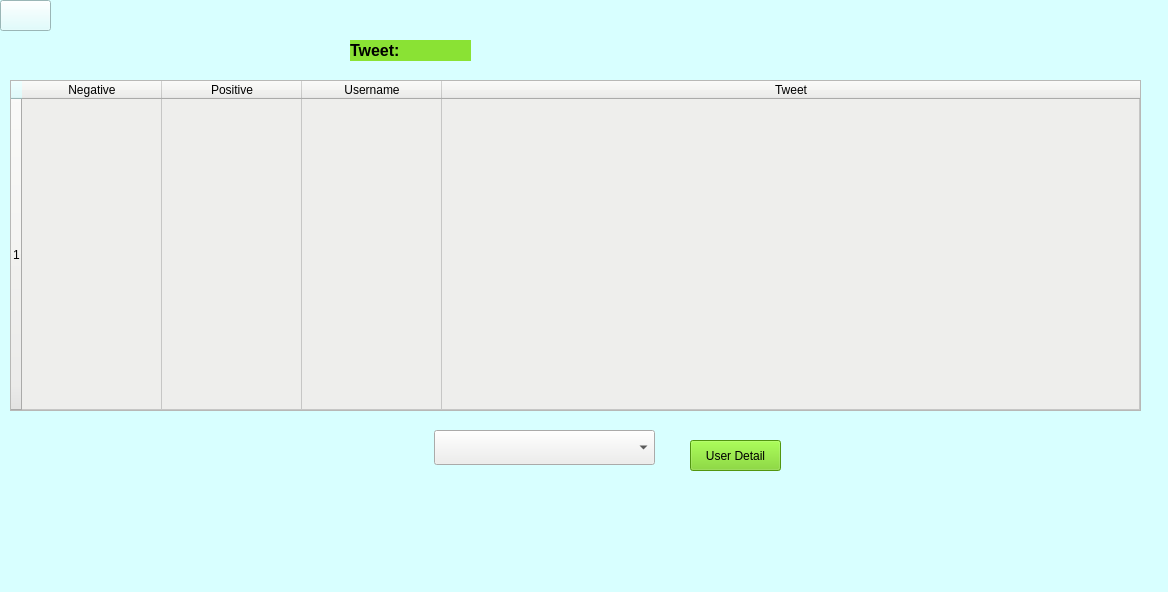
<?xml version="1.0" encoding="UTF-8"?>
<ui version="4.0">
 <class>MainWindow</class>
 <widget class="QWidget" name="MainWindow">
  <property name="geometry">
   <rect>
    <x>0</x>
    <y>0</y>
    <width>1168</width>
    <height>592</height>
   </rect>
  </property>
  <property name="windowTitle">
   <string>GolSan2D</string>
  </property>
  <property name="styleSheet">
   <string notr="true">background-color: rgb(216, 255, 255);</string>
  </property>
  <property name="locale">
   <locale language="Vietnamese" country="Vietnam"/>
  </property>
  <widget class="QTableWidget" name="result">
   <property name="geometry">
    <rect>
     <x>10</x>
     <y>80</y>
     <width>1131</width>
     <height>331</height>
    </rect>
   </property>
   <property name="sizePolicy">
    <sizepolicy hsizetype="Expanding" vsizetype="Expanding">
     <horstretch>0</horstretch>
     <verstretch>0</verstretch>
    </sizepolicy>
   </property>
   <property name="tabletTracking">
    <bool>false</bool>
   </property>
   <property name="autoFillBackground">
    <bool>false</bool>
   </property>
   <property name="styleSheet">
    <string notr="true">background-color: rgb(238, 238, 236);</string>
   </property>
   <property name="sizeAdjustPolicy">
    <enum>QAbstractScrollArea::AdjustToContents</enum>
   </property>
   <property name="autoScroll">
    <bool>true</bool>
   </property>
   <property name="dragEnabled">
    <bool>false</bool>
   </property>
   <property name="alternatingRowColors">
    <bool>false</bool>
   </property>
   <property name="iconSize">
    <size>
     <width>0</width>
     <height>0</height>
    </size>
   </property>
   <property name="gridStyle">
    <enum>Qt::SolidLine</enum>
   </property>
   <property name="wordWrap">
    <bool>true</bool>
   </property>
   <property name="cornerButtonEnabled">
    <bool>true</bool>
   </property>
   <property name="rowCount">
    <number>1</number>
   </property>
   <property name="columnCount">
    <number>4</number>
   </property>
   <attribute name="horizontalHeaderVisible">
    <bool>true</bool>
   </attribute>
   <attribute name="horizontalHeaderCascadingSectionResizes">
    <bool>true</bool>
   </attribute>
   <attribute name="horizontalHeaderMinimumSectionSize">
    <number>57</number>
   </attribute>
   <attribute name="horizontalHeaderDefaultSectionSize">
    <number>140</number>
   </attribute>
   <attribute name="horizontalHeaderHighlightSections">
    <bool>true</bool>
   </attribute>
   <attribute name="horizontalHeaderShowSortIndicator" stdset="0">
    <bool>true</bool>
   </attribute>
   <attribute name="horizontalHeaderStretchLastSection">
    <bool>true</bool>
   </attribute>
   <attribute name="verticalHeaderVisible">
    <bool>true</bool>
   </attribute>
   <attribute name="verticalHeaderCascadingSectionResizes">
    <bool>false</bool>
   </attribute>
   <attribute name="verticalHeaderMinimumSectionSize">
    <number>21</number>
   </attribute>
   <attribute name="verticalHeaderHighlightSections">
    <bool>true</bool>
   </attribute>
   <attribute name="verticalHeaderShowSortIndicator" stdset="0">
    <bool>false</bool>
   </attribute>
   <attribute name="verticalHeaderStretchLastSection">
    <bool>true</bool>
   </attribute>
   <row/>
   <column>
    <property name="text">
     <string>Negative</string>
    </property>
   </column>
   <column>
    <property name="text">
     <string>Positive</string>
    </property>
   </column>
   <column>
    <property name="text">
     <string>Username</string>
    </property>
   </column>
   <column>
    <property name="text">
     <string>Tweet</string>
    </property>
   </column>
   <item row="0" column="3">
    <property name="text">
     <string/>
    </property>
   </item>
  </widget>
  <widget class="QLabel" name="tweet_count">
   <property name="geometry">
    <rect>
     <x>410</x>
     <y>40</y>
     <width>61</width>
     <height>21</height>
    </rect>
   </property>
   <property name="font">
    <font>
     <pointsize>12</pointsize>
     <weight>75</weight>
     <italic>true</italic>
     <bold>true</bold>
    </font>
   </property>
   <property name="styleSheet">
    <string notr="true">background-color: rgb(138, 226, 52);</string>
   </property>
   <property name="text">
    <string/>
   </property>
  </widget>
  <widget class="QComboBox" name="username">
   <property name="geometry">
    <rect>
     <x>434</x>
     <y>430</y>
     <width>221</width>
     <height>35</height>
    </rect>
   </property>
   <property name="styleSheet">
    <string notr="true">background-color: rgb(238, 238, 236);</string>
   </property>
   <property name="editable">
    <bool>false</bool>
   </property>
   <property name="currentText">
    <string/>
   </property>
   <property name="currentIndex">
    <number>-1</number>
   </property>
  </widget>
  <widget class="QLabel" name="label">
   <property name="geometry">
    <rect>
     <x>350</x>
     <y>40</y>
     <width>61</width>
     <height>21</height>
    </rect>
   </property>
   <property name="font">
    <font>
     <pointsize>12</pointsize>
     <weight>75</weight>
     <bold>true</bold>
    </font>
   </property>
   <property name="styleSheet">
    <string notr="true">background-color: rgb(138, 226, 52);</string>
   </property>
   <property name="text">
    <string>Tweet: </string>
   </property>
  </widget>
  <widget class="QPushButton" name="user_detail">
   <property name="geometry">
    <rect>
     <x>690</x>
     <y>440</y>
     <width>91</width>
     <height>31</height>
    </rect>
   </property>
   <property name="styleSheet">
    <string notr="true">background-color: rgb(115, 210, 22);</string>
   </property>
   <property name="text">
    <string>User Detail</string>
   </property>
  </widget>
  <widget class="QPushButton" name="back_arrow">
   <property name="geometry">
    <rect>
     <x>0</x>
     <y>0</y>
     <width>51</width>
     <height>31</height>
    </rect>
   </property>
   <property name="styleSheet">
    <string notr="true"/>
   </property>
   <property name="text">
    <string/>
   </property>
   <property name="icon">
    <iconset>
     <normaloff>../image/back_arrow.png</normaloff>../image/back_arrow.png</iconset>
   </property>
   <property name="iconSize">
    <size>
     <width>50</width>
     <height>50</height>
    </size>
   </property>
   <property name="autoDefault">
    <bool>false</bool>
   </property>
   <property name="default">
    <bool>false</bool>
   </property>
   <property name="flat">
    <bool>false</bool>
   </property>
  </widget>
  <widget class="QLabel" name="main_icon_2">
   <property name="geometry">
    <rect>
     <x>500</x>
     <y>480</y>
     <width>261</width>
     <height>141</height>
    </rect>
   </property>
   <property name="locale">
    <locale language="English" country="UnitedStates"/>
   </property>
   <property name="text">
    <string/>
   </property>
   <property name="pixmap">
    <pixmap>../image/Hust_Logo.png</pixmap>
   </property>
   <property name="scaledContents">
    <bool>true</bool>
   </property>
  </widget>
 </widget>
 <resources/>
 <connections/>
</ui>
